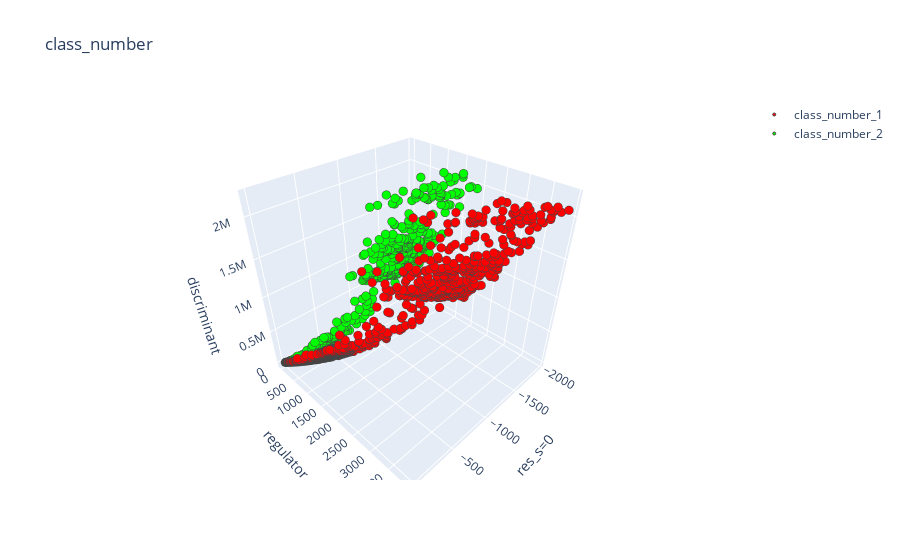

This figure's notebook cell:
### Code cell
feature1 = 'res_s=0'
feature2 = 'regulator'
feature3 = 'discriminant'

dr1 = go.Scatter3d(
    x=plot_df_pd[plot_df_pd['class_number'] == 1][feature1],
    y=plot_df_pd[plot_df_pd['class_number'] == 1][feature2],
    z=plot_df_pd[plot_df_pd['class_number'] == 1][feature3],
    mode='markers',
    marker = dict(size=3,
                  color='rgb(255,0,0)',
                  line=dict(width=1)),
    name ='class_number_1'
)
dr2 = go.Scatter3d(
    x=plot_df_pd[plot_df_pd['class_number'] == 2][feature1],
    y=plot_df_pd[plot_df_pd['class_number'] == 2][feature2],
    z=plot_df_pd[plot_df_pd['class_number'] == 2][feature3],
    mode='markers',
    marker = dict(size=3,
                  color='rgb(0,255,0)',
                  line=dict(width=1)),
    name ='class_number_2'
)
data = [dr1, dr2]
layout = go.Layout(
    title='class_number',
    scene = dict(
        xaxis = dict(title=feature1),
        yaxis = dict(title=feature2),
        zaxis = dict(title=feature3),)
)
fig = go.Figure(data=data, layout=layout)
py.iplot(fig, filename='class_number')

### Figure 1 — Plotly figure (JSON) as saved in the notebook; plotly's stock layout.template omitted (floating-point values rounded to 4 significant figures; data arrays with more than 128 entries replaced by an {"elided": "..."} marker saying what was removed)
{"data": [{"marker": {"color": "rgb(255,0,0)", "line": {"width": 1}, "size": 3}, "mode": "markers", "name": "class_number_1", "type": "scatter3d", "x": {"elided": "1989 float values"}, "y": {"elided": "1989 float values"}, "z": {"elided": "1989 int values"}}, {"marker": {"color": "rgb(0,255,0)", "line": {"width": 1}, "size": 3}, "mode": "markers", "name": "class_number_2", "type": "scatter3d", "x": {"elided": "1205 float values"}, "y": {"elided": "1205 float values"}, "z": {"elided": "1205 int values"}}], "layout": {"scene": {"xaxis": {"title": {"text": "res_s=0"}}, "yaxis": {"title": {"text": "regulator"}}, "zaxis": {"title": {"text": "discriminant"}}}, "title": {"text": "class_number"}}}
